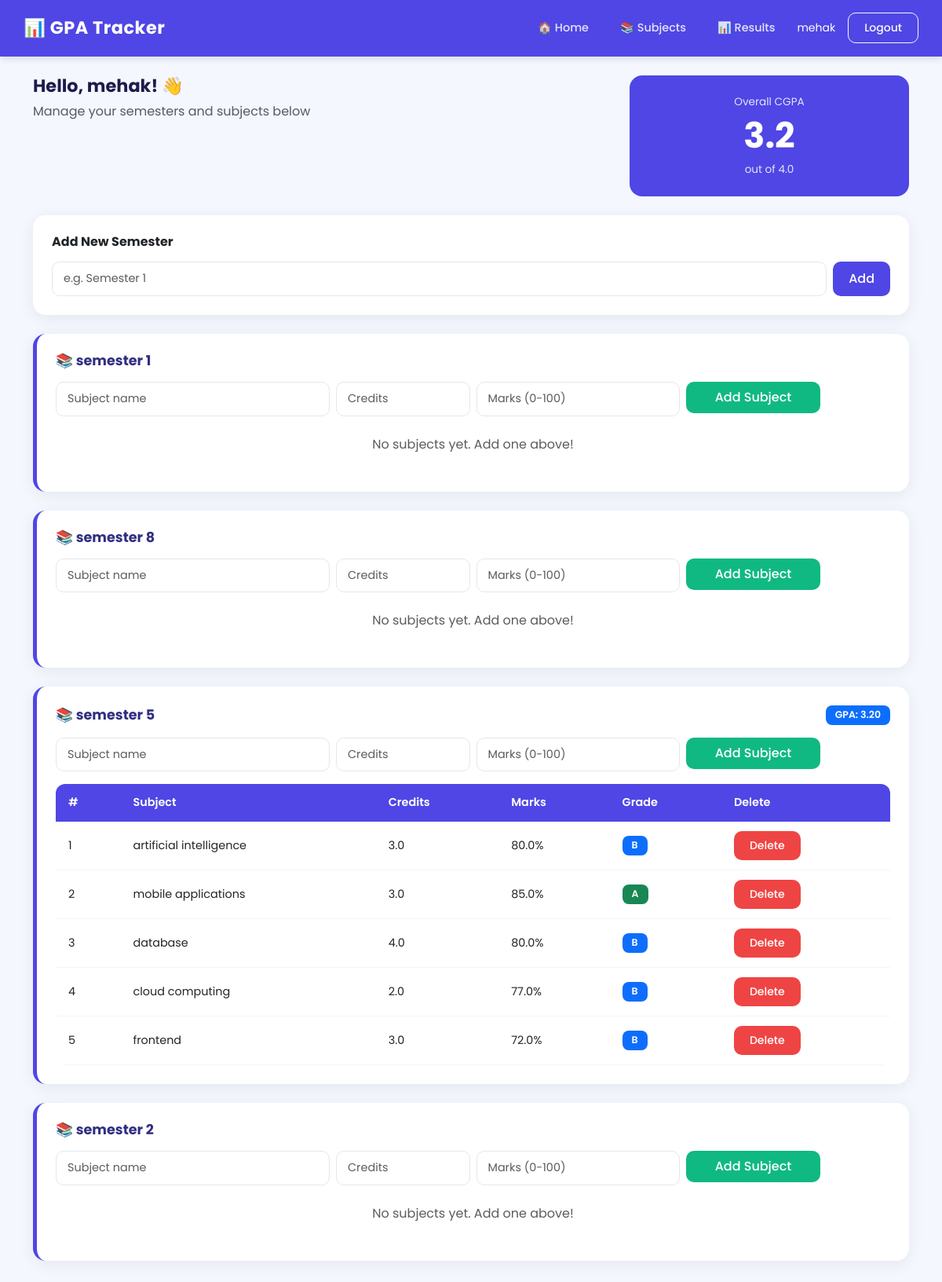
Screenshot of / (signed in) with the database file from the repository.
### models.py (models this page shows)
class User(UserMixin, db.Model):
    id = db.Column(db.Integer, primary_key=True)
    name = db.Column(db.String(100))
    email = db.Column(db.String(100), unique=True)
    password = db.Column(db.String(200))
    semesters = db.relationship('Semester', backref='user', lazy=True)

class Semester(db.Model):
    id = db.Column(db.Integer, primary_key=True)
    name = db.Column(db.String(100))
    user_id = db.Column(db.Integer, db.ForeignKey('user.id'))
    subjects = db.relationship('Subject', backref='semester', lazy=True)

class Subject(db.Model):
    id = db.Column(db.Integer, primary_key=True)
    name = db.Column(db.String(100))
    credit_hours = db.Column(db.Float)
    marks = db.Column(db.Float)
    grade = db.Column(db.String(5))
    grade_points = db.Column(db.Float)
    semester_id = db.Column(db.Integer, db.ForeignKey('semester.id'))

### routes/main.py (the view)
@main.route('/')
@login_required
def dashboard():
    semesters = Semester.query.filter_by(user_id=current_user.id).all()
    total_points = 0
    total_credits = 0
    for sem in semesters:
        for sub in sem.subjects:
            total_points += sub.grade_points * sub.credit_hours
            total_credits += sub.credit_hours
    cgpa = round(total_points / total_credits, 2) if total_credits > 0 else 0.0
    return render_template('dashboard.html', semesters=semesters, cgpa=cgpa)

### app.py (called while the page is built)
@login_manager.user_loader
def load_user(user_id):
    return User.query.get(int(user_id))

### templates/dashboard.html
{% extends 'base.html' %}
{% block content %}
<div class="row mb-4">
  <div class="col-md-8">
    <h4 class="fw-bold">Hello, {{ current_user.name }}! 👋</h4>
    <p class="text-muted">Manage your semesters and subjects below</p>
  </div>
  <div class="col-md-4">
    <div class="stat-box">
      <p>Overall CGPA</p>
      <h2>{{ cgpa }}</h2>
      <p>out of 4.0</p>
    </div>
  </div>
</div>
<div class="card p-4 mb-4">
  <h6 class="fw-bold mb-3">Add New Semester</h6>
  <form method="POST" action="{{ url_for('main.add_semester') }}" class="d-flex gap-2">
    <input type="text" name="semester_name" class="form-control" placeholder="e.g. Semester 1" required>
    <button class="btn btn-primary px-4">Add</button>
  </form>
</div>
{% for sem in semesters %}
<div class="card p-4 mb-4 sem-card">
  <div class="d-flex justify-content-between align-items-center mb-3">
    <h5 class="fw-bold mb-0">📚 {{ sem.name }}</h5>
    {% if sem.subjects %}
      {% set tp = namespace(v=0) %}
      {% set tc = namespace(v=0) %}
      {% for s in sem.subjects %}
        {% set tp.v = tp.v + s.grade_points * s.credit_hours %}
        {% set tc.v = tc.v + s.credit_hours %}
      {% endfor %}
      <span class="badge bg-primary">GPA: {{ "%.2f"|format(tp.v / tc.v) }}</span>
    {% endif %}
  </div>
  <form method="POST" action="{{ url_for('main.add_subject', sem_id=sem.id) }}" class="row g-2 mb-3">
    <div class="col-md-4">
      <input type="text" name="subject_name" class="form-control" placeholder="Subject name" required>
    </div>
    <div class="col-md-2">
      <input type="number" name="credit_hours" class="form-control" placeholder="Credits" step="0.5" required>
    </div>
    <div class="col-md-3">
      <input type="number" name="marks" class="form-control" placeholder="Marks (0-100)" required>
    </div>
    <div class="col-md-2">
      <button class="btn btn-success w-100">Add Subject</button>
    </div>
  </form>
  {% if sem.subjects %}
  <table class="table table-hover mb-0">
    <thead>
      <tr>
        <th>#</th>
        <th>Subject</th>
        <th>Credits</th>
        <th>Marks</th>
        <th>Grade</th>
        <th>Delete</th>
      </tr>
    </thead>
    <tbody>
      {% for sub in sem.subjects %}
      <tr>
        <td>{{ loop.index }}</td>
        <td>{{ sub.name }}</td>
        <td>{{ sub.credit_hours }}</td>
        <td>{{ sub.marks }}%</td>
        <td>
          <span class="badge
            {% if sub.grade == 'A' %}bg-success
            {% elif sub.grade == 'B' %}bg-primary
            {% elif sub.grade == 'C' %}bg-warning text-dark
            {% elif sub.grade == 'D' %}bg-secondary
            {% else %}bg-danger{% endif %}">
            {{ sub.grade }}
          </span>
        </td>
        <td>
          <a href="{{ url_for('main.delete_subject', sub_id=sub.id) }}"
             onclick="return confirm('Delete this subject?')"
             class="btn btn-danger btn-sm">Delete</a>
        </td>
      </tr>
      {% endfor %}
    </tbody>
  </table>
  {% else %}
  <p class="text-muted text-center py-2">No subjects yet. Add one above!</p>
  {% endif %}
</div>
{% else %}
<div class="card p-5 text-center">
  <div style="font-size:4rem">📭</div>
  <h5 class="mt-3">No semesters yet!</h5>
  <p class="text-muted">Add your first semester above.</p>
</div>
{% endfor %}
{% endblock %}

### templates/base.html (shortened to what this page needs)
<!DOCTYPE html>
<html lang="en">
<head>
  <link href="https://cdn.jsdelivr.net/npm/bootstrap@5.3.0/dist/css/bootstrap.min.css" rel="stylesheet">
  <link rel="stylesheet" href="{{ url_for('static', filename='css/style.css') }}">
</head>
<body>
  <nav class="navbar navbar-expand-lg">
    <a class="navbar-brand" href="{{ url_for('main.dashboard') }}">📊 GPA Tracker</a>
    {% if current_user.is_authenticated %}
    <div class="ms-auto d-flex align-items-center gap-3">
      <a class="nav-link" href="{{ url_for('main.dashboard') }}">🏠 Home</a>
      <a class="nav-link" href="{{ url_for('main.subjects') }}">📚 Subjects</a>
      <a class="nav-link" href="{{ url_for('main.results') }}">📊 Results</a>
      <span class="text-white small"> {{ current_user.name }}</span>
      <a href="{{ url_for('auth.logout') }}" class="btn btn-outline-light btn-sm">Logout</a>
    </div>
    {% endif %}
  </nav>
  <div class="container mt-4">
    {% block content %}{% endblock %}
  </div>
</body>
</html>

### static/css/style.css (style rules this page uses)
* { font-family: 'Poppins', sans-serif; margin: 0; padding: 0; box-sizing: border-box; }
body { background-color: #f5f7ff; color: #333; }
.navbar { background: #4f46e5 !important; padding: 14px 30px; box-shadow: 0 2px 10px rgba(0,0,0,0.15); }
.navbar-brand { color: white !important; font-size: 1.4rem; font-weight: 700; letter-spacing: 0.5px; }
.nav-link { color: rgba(255,255,255,0.85) !important; font-size: 0.9rem; font-weight: 500; padding: 6px 12px !important; border-radius: 8px; transition: background 0.2s; }
.card { border: none !important; border-radius: 16px !important; box-shadow: 0 4px 20px rgba(0,0,0,0.07) !important; background: white; }
.btn { font-weight: 500 !important; border-radius: 10px !important; padding: 8px 20px !important; transition: all 0.2s !important; }
.btn-primary { background-color: #4f46e5 !important; border: none !important; color: white !important; }
.btn-success { background-color: #10b981 !important; border: none !important; color: white !important; }
.btn-danger { background-color: #ef4444 !important; border: none !important; color: white !important; }
.form-control { border-radius: 10px !important; border: 1.5px solid #e5e7eb !important; padding: 10px 14px !important; font-size: 0.9rem !important; transition: border 0.2s !important; }
.table { border-radius: 12px; overflow: hidden; font-size: 0.9rem; }
.table thead th { background-color: #4f46e5 !important; color: white !important; border: none !important; padding: 13px 16px !important; font-weight: 600; }
.table tbody td { padding: 12px 16px !important; vertical-align: middle; border-color: #f3f4f6 !important; }
.badge { font-size: 0.78rem !important; padding: 6px 12px !important; border-radius: 8px !important; font-weight: 600 !important; }
.stat-box { background: #4f46e5; border-radius: 16px; padding: 24px 20px; text-align: center; color: white; }
.stat-box p { margin: 0; font-size: 0.85rem; opacity: 0.85; }
.stat-box h2 { font-size: 2.8rem; font-weight: 700; margin: 6px 0; color: white; }
.sem-card { border-left: 5px solid #4f46e5 !important; }
h4.fw-bold { color: #1e1b4b; font-size: 1.4rem; }
h5.fw-bold { color: #312e81; font-size: 1.1rem; }
.container { padding-bottom: 40px; }

### rows the page displays
User: name "mehak"
Semester: name "semester 1", shows "No subjects yet. Add one above!"
Semester: name "semester 8", shows "No subjects yet. Add one above!"
Semester: name "semester 5", v "3.20"
Subject: name "artificial intelligence", credit_hours "3.0", marks "80.0", grade "B"
Subject: name "mobile applications", credit_hours "3.0", marks "85.0", grade "A"
Subject: name "database", credit_hours "4.0", marks "80.0", grade "B"
Subject: name "cloud computing", credit_hours "2.0", marks "77.0", grade "B"
Subject: name "frontend", credit_hours "3.0", marks "72.0", grade "B"
Semester: name "semester 2", shows "No subjects yet. Add one above!"

### other values shown
{{ cgpa }} "3.2"
